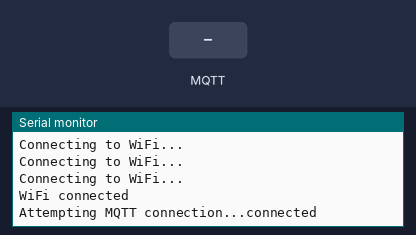
The sketch below on a simulated ESP32. Shown: the last lines printed to the serial monitor. The inputs (shaded band) are chosen by the test bench. WiFi joins after 1.5 s; servers stay silent unless stated; no MQTT or app messages arrive unless stated.

Above: at 2.7 s.
2.8 s: MQTT message "1" arrives on the first subscribed topic
At 3.7 s:
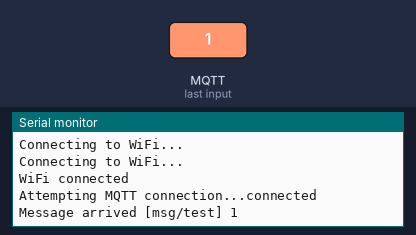
4.3 s: MQTT message "on" arrives on the first subscribed topic
At 4.9 s:
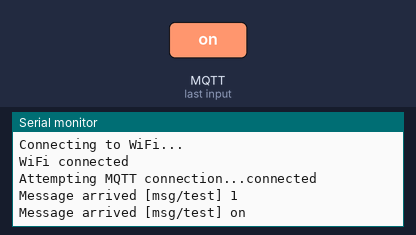
5.8 s: MQTT message "off" arrives on the first subscribed topic
At 7.2 s:
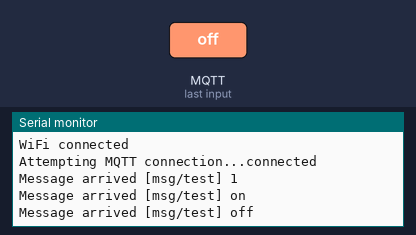

Measured:
- after the input at 2.8 s, the serial monitor: prints a new line at once (image 1)
- after the input at 4.3 s, the serial monitor: prints a new line at once (image 2)
- after the input at 5.8 s, the serial monitor: prints a new line at once (image 3)

The sketch:

sub.ino
```cpp
#include <WiFi.h>        // 引入WiFi庫
#include <PubSubClient.h> // 引入MQTT庫
#define WIFI_SSID "TrunkStudio-2.4G"        // WiFi名稱
#define WIFI_PASSWORD "22019020" // WiFi密碼

#define MQTT_SERVER "192.168.168.184" // MQTT伺服器的IP位址
#define MQTT_PORT 1883             // MQTT伺服器的埠口
#define MQTT_TOPIC "msg/test"          // MQTT主題名稱
#define MQTT_USERNAME "user"  // 請替換為您的MQTT使用者名稱
#define MQTT_PASSWORD "1234"  // 請替換為您的MQTT密碼

WiFiClient espClient;
PubSubClient client(espClient);

void callback(char* topic, byte* message, unsigned int length) {
  Serial.print("Message arrived [");
  Serial.print(topic);
  Serial.print("] ");
  for (int i = 0; i < length; i++) {
    Serial.print((char)message[i]);
  }
  Serial.println();
}

void reconnect() {
  // Loop until we're reconnected
  while (!client.connected()) {
    Serial.print("Attempting MQTT connection...");
    // Attempt to connect with username and password
    if (client.connect("ArduinoClient",  MQTT_USERNAME ,MQTT_PASSWORD)) {
      Serial.println("connected");
      // Once connected, subscribe to the topic(s) you want to receive
      client.subscribe(MQTT_TOPIC);
    } else {
      Serial.print("failed, rc=");
      Serial.print(client.state());
      Serial.println(" try again in 5 seconds");
      // Wait 5 seconds before retrying
      delay(5000);
    }
  }
}

void setup() {
  Serial.begin(9600);
  WiFi.begin(WIFI_SSID,WIFI_PASSWORD);
  while (WiFi.status() != WL_CONNECTED) {
    delay(500);
    Serial.println("Connecting to WiFi...");
  }
  Serial.println("WiFi connected");
  client.setServer(MQTT_SERVER, 1883);
  client.setCallback(callback);
}

void loop() {
  if (!client.connected()) {
    reconnect();
  }
  client.loop();
}
```
